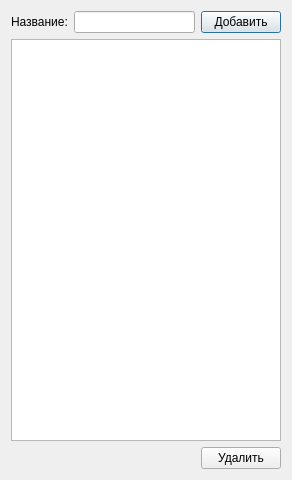
<?xml version="1.0" encoding="UTF-8"?>
<ui version="4.0">
 <class>ListControl</class>
 <widget class="QDialog" name="ListControl">
  <property name="geometry">
   <rect>
    <x>0</x>
    <y>0</y>
    <width>292</width>
    <height>480</height>
   </rect>
  </property>
  <property name="windowTitle">
   <string>Свойства</string>
  </property>
  <layout class="QVBoxLayout" name="verticalLayout">
   <item>
    <layout class="QHBoxLayout" name="horizontalLayout">
     <item>
      <widget class="QLabel" name="label">
       <property name="text">
        <string>Название:</string>
       </property>
      </widget>
     </item>
     <item>
      <widget class="QLineEdit" name="keysInputEdit"/>
     </item>
     <item>
      <widget class="QPushButton" name="keysAddBtn">
       <property name="text">
        <string>Добавить</string>
       </property>
      </widget>
     </item>
    </layout>
   </item>
   <item>
    <widget class="QListWidget" name="keysList"/>
   </item>
   <item>
    <layout class="QHBoxLayout" name="horizontalLayout_2">
     <item>
      <spacer name="horizontalSpacer">
       <property name="orientation">
        <enum>Qt::Horizontal</enum>
       </property>
       <property name="sizeHint" stdset="0">
        <size>
         <width>40</width>
         <height>20</height>
        </size>
       </property>
      </spacer>
     </item>
     <item>
      <widget class="QPushButton" name="keysDeleteBtn">
       <property name="text">
        <string>Удалить</string>
       </property>
      </widget>
     </item>
    </layout>
   </item>
  </layout>
 </widget>
 <resources/>
 <connections/>
</ui>
